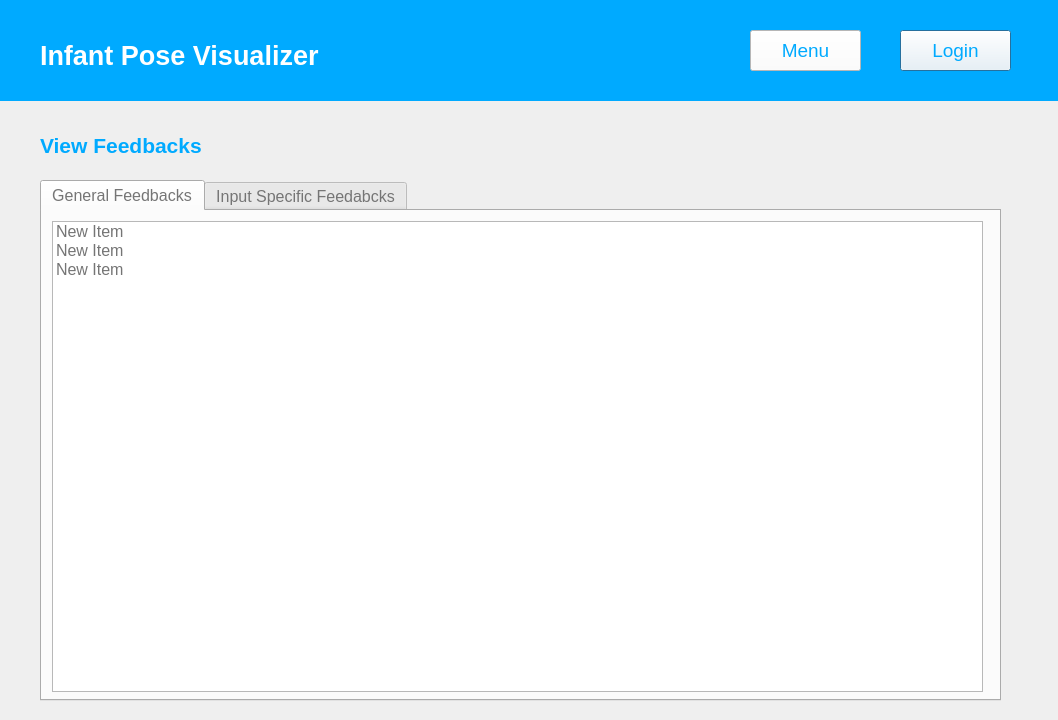
<?xml version="1.0" encoding="UTF-8"?>
<ui version="4.0">
 <class>patientRegistrationPage</class>
 <widget class="QDialog" name="patientRegistrationPage">
  <property name="enabled">
   <bool>true</bool>
  </property>
  <property name="geometry">
   <rect>
    <x>0</x>
    <y>0</y>
    <width>1058</width>
    <height>720</height>
   </rect>
  </property>
  <property name="windowTitle">
   <string>Dialog</string>
  </property>
  <property name="autoFillBackground">
   <bool>false</bool>
  </property>
  <widget class="TopBar" name="topBar" native="true">
   <property name="geometry">
    <rect>
     <x>0</x>
     <y>0</y>
     <width>1061</width>
     <height>101</height>
    </rect>
   </property>
   <property name="autoFillBackground">
    <bool>false</bool>
   </property>
   <property name="styleSheet">
    <string notr="true">background-color : rgb(0, 170, 255)</string>
   </property>
   <widget class="QPushButton" name="loginButton">
    <property name="geometry">
     <rect>
      <x>900</x>
      <y>30</y>
      <width>111</width>
      <height>41</height>
     </rect>
    </property>
    <property name="font">
     <font>
      <pointsize>14</pointsize>
     </font>
    </property>
    <property name="styleSheet">
     <string notr="true">background-color: rgb(255, 255, 255); color: rgb(0, 170, 255)</string>
    </property>
    <property name="text">
     <string>Login</string>
    </property>
   </widget>
   <widget class="QLabel" name="mainLabel">
    <property name="geometry">
     <rect>
      <x>40</x>
      <y>40</y>
      <width>311</width>
      <height>31</height>
     </rect>
    </property>
    <property name="font">
     <font>
      <pointsize>20</pointsize>
      <weight>75</weight>
      <bold>true</bold>
     </font>
    </property>
    <property name="styleSheet">
     <string notr="true">font-weight: bold; color: rgb(255, 255, 255)</string>
    </property>
    <property name="text">
     <string>Infant Pose Visualizer</string>
    </property>
   </widget>
   <widget class="QPushButton" name="menuButton">
    <property name="geometry">
     <rect>
      <x>750</x>
      <y>30</y>
      <width>111</width>
      <height>41</height>
     </rect>
    </property>
    <property name="font">
     <font>
      <pointsize>14</pointsize>
     </font>
    </property>
    <property name="styleSheet">
     <string notr="true">background-color: rgb(255, 255, 255); color: rgb(0, 170, 255)</string>
    </property>
    <property name="text">
     <string>Menu</string>
    </property>
   </widget>
  </widget>
  <widget class="QLabel" name="label">
   <property name="geometry">
    <rect>
     <x>40</x>
     <y>130</y>
     <width>231</width>
     <height>31</height>
    </rect>
   </property>
   <property name="font">
    <font>
     <pointsize>16</pointsize>
     <weight>75</weight>
     <bold>true</bold>
    </font>
   </property>
   <property name="styleSheet">
    <string notr="true">color:rgb(0, 170, 255); font-weight:bold</string>
   </property>
   <property name="text">
    <string>View Feedbacks</string>
   </property>
  </widget>
  <widget class="QTabWidget" name="tabWidget">
   <property name="geometry">
    <rect>
     <x>40</x>
     <y>180</y>
     <width>961</width>
     <height>521</height>
    </rect>
   </property>
   <property name="font">
    <font>
     <pointsize>12</pointsize>
    </font>
   </property>
   <property name="styleSheet">
    <string notr="true">color:#757575</string>
   </property>
   <property name="currentIndex">
    <number>0</number>
   </property>
   <widget class="QWidget" name="generalFeedbacks">
    <property name="font">
     <font>
      <pointsize>12</pointsize>
     </font>
    </property>
    <property name="styleSheet">
     <string notr="true">color:#757575</string>
    </property>
    <attribute name="title">
     <string>General Feedbacks</string>
    </attribute>
    <widget class="QListWidget" name="listWidget">
     <property name="geometry">
      <rect>
       <x>10</x>
       <y>10</y>
       <width>931</width>
       <height>471</height>
      </rect>
     </property>
     <property name="font">
      <font>
       <family>MS Shell Dlg 2</family>
       <pointsize>12</pointsize>
      </font>
     </property>
     <property name="styleSheet">
      <string notr="true"/>
     </property>
     <item>
      <property name="text">
       <string>New Item</string>
      </property>
     </item>
     <item>
      <property name="text">
       <string>New Item</string>
      </property>
     </item>
     <item>
      <property name="text">
       <string>New Item</string>
      </property>
     </item>
    </widget>
   </widget>
   <widget class="QWidget" name="specificFeedback">
    <attribute name="title">
     <string>Input Specific Feedabcks</string>
    </attribute>
    <widget class="QScrollArea" name="scrollArea">
     <property name="geometry">
      <rect>
       <x>10</x>
       <y>10</y>
       <width>931</width>
       <height>471</height>
      </rect>
     </property>
     <property name="sizePolicy">
      <sizepolicy hsizetype="Maximum" vsizetype="Maximum">
       <horstretch>0</horstretch>
       <verstretch>0</verstretch>
      </sizepolicy>
     </property>
     <property name="widgetResizable">
      <bool>true</bool>
     </property>
     <widget class="QWidget" name="scrollAreaWidgetContents">
      <property name="geometry">
       <rect>
        <x>0</x>
        <y>0</y>
        <width>929</width>
        <height>469</height>
       </rect>
      </property>
      <layout class="QGridLayout" name="gridLayout_4">
       <item row="2" column="0">
        <widget class="QWidget" name="feedbackWidget" native="true">
         <property name="minimumSize">
          <size>
           <width>850</width>
           <height>250</height>
          </size>
         </property>
         <property name="maximumSize">
          <size>
           <width>550</width>
           <height>250</height>
          </size>
         </property>
         <property name="autoFillBackground">
          <bool>true</bool>
         </property>
         <widget class="QWidget" name="gridLayoutWidget_6">
          <property name="geometry">
           <rect>
            <x>490</x>
            <y>14</y>
            <width>351</width>
            <height>221</height>
           </rect>
          </property>
          <layout class="QGridLayout" name="gridLayout_7">
           <item row="1" column="0">
            <widget class="QLabel" name="timeLabel">
             <property name="sizePolicy">
              <sizepolicy hsizetype="Fixed" vsizetype="Fixed">
               <horstretch>0</horstretch>
               <verstretch>0</verstretch>
              </sizepolicy>
             </property>
             <property name="font">
              <font>
               <pointsize>12</pointsize>
              </font>
             </property>
             <property name="styleSheet">
              <string notr="true">color:#757575</string>
             </property>
             <property name="text">
              <string>Time</string>
             </property>
            </widget>
           </item>
           <item row="0" column="1">
            <widget class="QLineEdit" name="idLineEdit">
             <property name="enabled">
              <bool>false</bool>
             </property>
             <property name="font">
              <font>
               <pointsize>12</pointsize>
              </font>
             </property>
             <property name="styleSheet">
              <string notr="true">color:#757575</string>
             </property>
            </widget>
           </item>
           <item row="1" column="1">
            <widget class="QLineEdit" name="timelIneEdit">
             <property name="enabled">
              <bool>false</bool>
             </property>
             <property name="font">
              <font>
               <pointsize>12</pointsize>
              </font>
             </property>
             <property name="styleSheet">
              <string notr="true">color:#757575</string>
             </property>
            </widget>
           </item>
           <item row="0" column="0">
            <widget class="QLabel" name="idLabel">
             <property name="sizePolicy">
              <sizepolicy hsizetype="Fixed" vsizetype="Fixed">
               <horstretch>0</horstretch>
               <verstretch>0</verstretch>
              </sizepolicy>
             </property>
             <property name="font">
              <font>
               <pointsize>12</pointsize>
              </font>
             </property>
             <property name="styleSheet">
              <string notr="true">color:#757575</string>
             </property>
             <property name="text">
              <string>Id</string>
             </property>
            </widget>
           </item>
           <item row="2" column="0">
            <widget class="QLabel" name="feedbackLabel">
             <property name="sizePolicy">
              <sizepolicy hsizetype="Fixed" vsizetype="Fixed">
               <horstretch>0</horstretch>
               <verstretch>0</verstretch>
              </sizepolicy>
             </property>
             <property name="font">
              <font>
               <pointsize>12</pointsize>
              </font>
             </property>
             <property name="styleSheet">
              <string notr="true">color:#757575</string>
             </property>
             <property name="text">
              <string>Feedback</string>
             </property>
            </widget>
           </item>
           <item row="2" column="1">
            <widget class="QPlainTextEdit" name="feedbackPlainTextEdit">
             <property name="readOnly">
              <bool>true</bool>
             </property>
            </widget>
           </item>
          </layout>
         </widget>
         <widget class="QLabel" name="depthImage">
          <property name="geometry">
           <rect>
            <x>10</x>
            <y>10</y>
            <width>141</width>
            <height>181</height>
           </rect>
          </property>
          <property name="text">
           <string>TextLabel</string>
          </property>
         </widget>
         <widget class="QLabel" name="pressureImage">
          <property name="geometry">
           <rect>
            <x>170</x>
            <y>10</y>
            <width>141</width>
            <height>181</height>
           </rect>
          </property>
          <property name="text">
           <string>TextLabel</string>
          </property>
         </widget>
         <widget class="QLabel" name="outputImage">
          <property name="geometry">
           <rect>
            <x>330</x>
            <y>10</y>
            <width>141</width>
            <height>181</height>
           </rect>
          </property>
          <property name="text">
           <string>TextLabel</string>
          </property>
         </widget>
         <widget class="QLabel" name="depthImageLabel">
          <property name="geometry">
           <rect>
            <x>10</x>
            <y>200</y>
            <width>141</width>
            <height>31</height>
           </rect>
          </property>
          <property name="font">
           <font>
            <pointsize>12</pointsize>
           </font>
          </property>
          <property name="text">
           <string>Depth Image</string>
          </property>
          <property name="alignment">
           <set>Qt::AlignCenter</set>
          </property>
         </widget>
         <widget class="QLabel" name="pressureImageLabel">
          <property name="geometry">
           <rect>
            <x>170</x>
            <y>200</y>
            <width>141</width>
            <height>31</height>
           </rect>
          </property>
          <property name="font">
           <font>
            <pointsize>12</pointsize>
           </font>
          </property>
          <property name="text">
           <string>Pressure Image</string>
          </property>
          <property name="alignment">
           <set>Qt::AlignCenter</set>
          </property>
         </widget>
         <widget class="QLabel" name="outputLabel">
          <property name="geometry">
           <rect>
            <x>330</x>
            <y>200</y>
            <width>141</width>
            <height>31</height>
           </rect>
          </property>
          <property name="font">
           <font>
            <pointsize>12</pointsize>
           </font>
          </property>
          <property name="text">
           <string>Pose Estimation</string>
          </property>
          <property name="alignment">
           <set>Qt::AlignCenter</set>
          </property>
         </widget>
        </widget>
       </item>
      </layout>
     </widget>
    </widget>
   </widget>
  </widget>
 </widget>
 <customwidgets>
  <customwidget>
   <class>TopBar</class>
   <extends>QWidget</extends>
   <header>topbar.h</header>
   <container>1</container>
  </customwidget>
 </customwidgets>
 <resources/>
 <connections/>
</ui>
